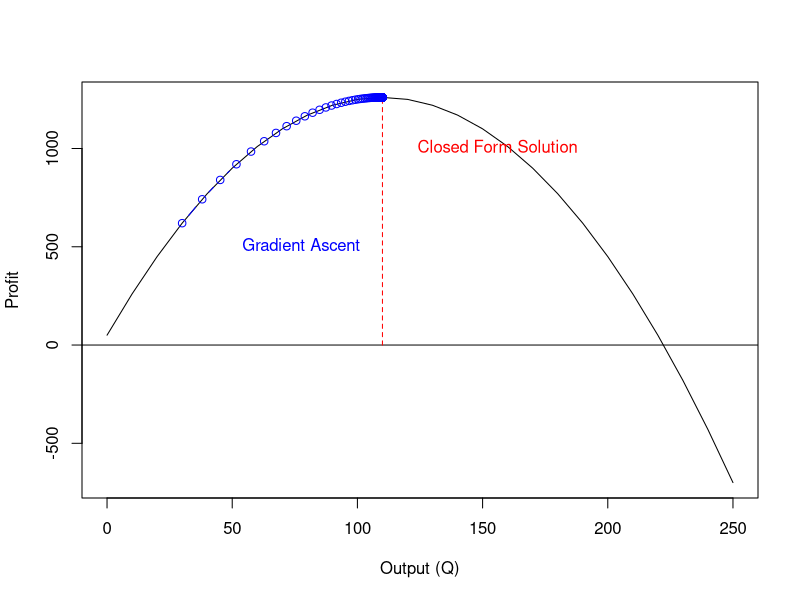
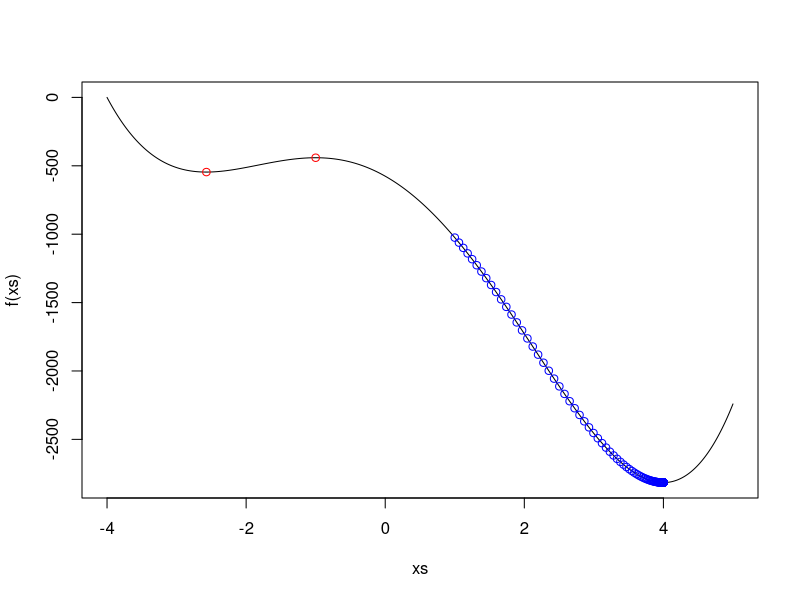

Write R code to recreate these figures, in order.
rm(list=ls()) # Clears objects
Qs <- seq(0,250,by=10) # create some products

# Define the function we want to optimize.
# The profit function.

f <-  function(Q) {
  (12*Q-0.1*Q^2+10*Q+50)
}

# This is the slope function

grad <- function(Q){
  (12-0.2*Q+10)
}

# plot the function 
plot(Qs , f (Qs), type="l",xlab="Output (Q)",ylab="Profit")
abline(h=0)

 
# gradient descent
lines (c (110,110), c (0,1260), col="red",lty=2)
text (120,1000, "Closed Form Solution",col="red",pos=4)


# Gradient Descent
Q <- 30 # initialize the first guess for x-value
Qtrace <- Q # store output values for graphing purposes (initial)
ftrace <- f(Q) # store profit values (function evaluated at x) for graphing purposes (initial)
Qgrad <- grad(Q)  # store the slopes
L <- 0.5 # learning rate 'alpha' (try 1, 8, and 12)
for (step in 1:10000) {
  Q <- Q + L*grad(Q) # gradient descent update
  Qtrace <- c(Qtrace,Q) # update for graph
  ftrace <- c(ftrace,f(Q)) # update for graph
  Qgrad <- c(Qgrad,grad(Q)) #Vector of slopes
}
#=dmt: choosing learning rate of 12, the gradient descent doesn't converge (no solution), since it took a very long step each step

lines (Qtrace , ftrace , type="b",col="blue")

text (50,500, "Gradient Ascent",col="blue",pos= 4)

# print final value of Q
print(Q)

# A quartic Function
rm(list=ls()) 
xs <- seq(-4,5,by=0.0001) 

f <-  function(x) {
  ((x-6)*(x+4)*(7*x^2+10*x+24))
}

df<- function(x){
  ((x + 4)*(7*x^2 + 10*x + 24) + (x - 6)*(7*x^2 + 10*x + 24) + (x - 6)*(x + 4)*(14*x + 10))
} #= derivatives

plot(xs,f(xs),type='l')
points(4,-2816, col="red") #Min
points(-2.571428571,-545.7725948,col="red")  #Min
points(-1,-441, col="red")
#- dmt: 3 inflection points

X <- 1  #Try -10, -1.5, -1, 1, and 10

Xs <- X
fXs <- f(X)

L <- 0.0001 
for (step in 1:10000) {
  X <- X - L*df(X)
  Xs<-c(Xs,X)
  fXs<-c(fXs,f(X))
}

lines ( Xs , fXs , type="b",col="blue")

print(X)
print(f(X))
df(X)

# in order to not stuck in one of the local min/max, multiselect starting point

